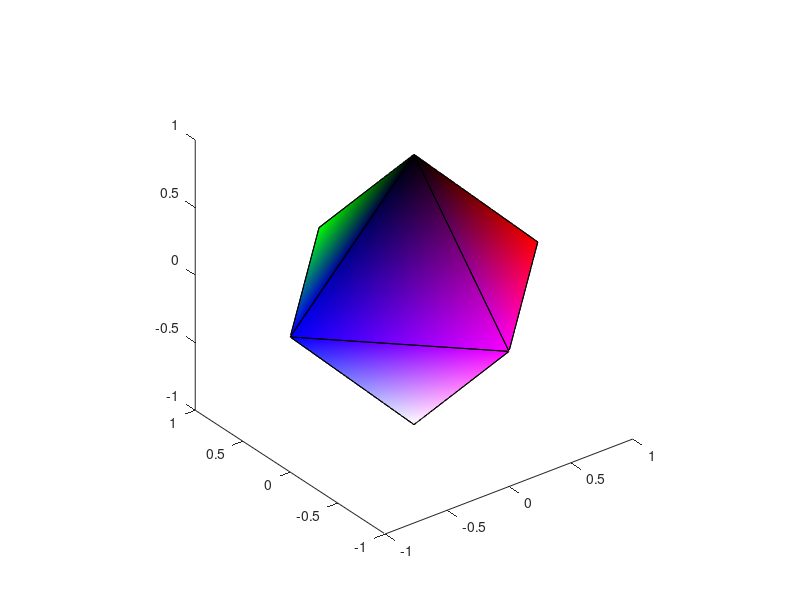

MATLAB code for this plot: (Note: this script raises an error after producing the figure.)
function mz3_demo
%creates different variations of the mz3 format
%Object is based on
% https://brainder.org/2011/09/25/braindering-with-ascii-files/

%vertex coordinates (x,y,z)
vert = [1 0 0; 0 1 0; 0 0 1; -1 0 0; 0 -1 0; 0 0 -1];
%definition of faces from vertex index (1st vertex is 1)
face = [1 2 3; 2 4 3; 4 5 3; 5 1 3; 2 1 6; 4 2 6; 5 4 6; 1 5 6];
%vertex colors RGB triplet for each vertex
vertRGB = [1 0 0; 0 1 0; 0 0 0; 0 0 1; 1 0 1; 1 1 1];
vertRGBA = [vertRGB, ones(size(vertRGB,1),1)];
%vertex intensity
inten = [1 2 3 4 5 6]';
%display results:
patch('Faces',face,'Vertices',vert,'FaceVertexCData',vertRGB, 'FaceColor','interp'); view(3); axis vis3d;
writeMz3Sub('3Mesh.mz3', face, vert);
writeMz3Sub('7ColoredMeshPerVertex.mz3', face, vert, vertRGB);
writeMz3Sub('8Scalar.mz3', [], [],inten);
writeMz3Sub('11ScalarMesh.mz3', face, vert,inten);
writeMz3Sub('15TemplateMesh.mz3', face, vert,[vertRGBA, inten]);
%per face colors
vert = [1 0 0; 0 1 0; 0 0 1; ...
        0 1 0; -1 0 0; 0 0 1; ...
        -1 0 0; 0 -1 0; 0 0 1; ...
        0 -1 0; 1 0 0; 0 0 1; ...
        0 1 0; 1 0 0; 0 0 -1; ...
        -1 0 0; 0 1 0; 0 0 -1; ...
        0 -1 0; -1 0 0; 0 0 -1; ...
        1 0 0; 0 -1 0; 0 0 -1];
face = reshape(1:24,3,8)';
vertRGB = [1 0 0; 0 1 0; 0 0 0; 0 0 1; 1 0 1; 1 1 1; 0 1 1; 1 1 0];
vertRGB = kron(vertRGB,ones(3,1));
writeMz3Sub('7ColoredMeshPerFace.mz3', face, vert, vertRGB);
%end mz3_demo()

function writeMz3Sub(filename, face, vertex,vertexColors,alpha, compress)
%function writeNv(vertex,faces,filename)
% --- save Face/Vertex data as Surfice MZ3 format file
%inputs:
% vertex: Vx3 array with X,Y,Z coordinates of each vertex
% vertexColors: Vx0 (empty), Vx1 (scalar), Vx3 (RGB), Vx4 (RGBA), (Vx5 RGBA+scalar), colors for each vertex
% face: Vx3 triangle list indexed from 1, e.g. 1,2,3 is triangle connecting first 3 vertices
% filename: name to save object
% alpha: (optional) if provided and vertexColors is Vx3 (RGB), sets transparency of vertex colors (RGB->RGBA), range 0..1
% compress: (optional) true(default)/false for lossless compression
%Example
% [f,v,c] = fileUtils.ply.readPly('stroke.ply');
% fileUtils.mz3.writeMz3('stroke.mz3',f,v,c)

if ~exist('vertexColors','var'), vertexColors = []; end;
if ~exist('alpha','var'), alpha = []; end;
if ~exist('compress','var'), compress = true; end;
if isempty(vertex) && isempty(vertexColors) && isempty(face), return; end;
if isempty(face)
    nFace = 0;
else
    nFace = size(face,1);
    if (size(face,2) ~= 3), error('triangular meshes require 3 not %d vertices per face: %s', size(face,2), mfilename); end;
end
isFace = (nFace > 0);
if isempty(vertex)
    nVert = 0;
else
    nVert = size(vertex,1);
    if (size(vertex,2) ~= 3), error('meshes require 3 (X,Y,Z) not %d dimensions per vertex: %s', size(vertex,2), mfilename); end;
end
isVert = (nVert > 0);
isRGBA = false;
if ~isempty(vertexColors) && (size(vertexColors,2) ~= 5) && (size(vertexColors,2) ~= 4) && (size(vertexColors,2) ~= 3) && (size(vertexColors,2) ~= 1)
    error('vertexColors must have 5 (RGBA+Scalar), 4 (RGBA), 3 (RGB) or 1 (Scalar) component per vertex');
end
if ~isempty(vertexColors) && (size(vertexColors,2) ~= 1)
    isRGBA = true;
    if (nVert > 0) && (size(vertexColors,1) ~= nVert), error('Number of vertices and colors must match');  end;
    nVert = size(vertexColors,1);
end
isScalar = false;
if (size(vertexColors,2) == 5) %RGBA+Scalar
    isScalar = true;
    scalarIntensity = vertexColors(:,5);
    vertexColors = vertexColors(:,1:4);
end
if (size(vertexColors,2) == 1)
    isScalar = true;
    if (nVert > 0) && (size(vertexColors,1) ~= nVert), error('Number of vertices and colors must match');  end;
    nVert = size(vertexColors,1);
    scalarIntensity = vertexColors;
end
[fid,Msg] = fopen(filename,'Wb', 'l');
if fid == -1, error(Msg); end;
%write header
attr = 0;
if isFace, attr = attr + 1; end;
if isVert, attr = attr + 2; end;
if isRGBA, attr = attr + 4; end;
if isScalar, attr = attr + 8; end;

if isFace, fprintf('has faces: attribute flags +1\n'); end;
if isVert, fprintf('has vertices: attribute flags +2\n'); end;
if isRGBA, fprintf('has colors: attribute flags +4\n'); end;
if isScalar, fprintf('has scalars: attribute flags +8\n'); end;
fprintf('%s has sum attribute flags = %d with %d vertices\n', filename, attr, nVert);

fwrite(fid, 23117, 'uint16'); %MAGIC SIG to catch ftp conversion errors http://en.wikipedia.org/wiki/Portable_Network_Graphics
fwrite(fid, attr, 'uint16'); %attr = ATTRIBUTES
fwrite(fid, nFace, 'uint32'); %nFace
fwrite(fid, nVert, 'uint32'); %nVert
fwrite(fid, 0, 'uint32'); %nSkip - bytes to skip
if isFace
    face = face - 1; %this format indexes from 0
    fwrite(fid,face','int32'); %triangle indices
end
if isVert
    fwrite(fid,vertex','float32'); %vertex coordinates
end;
if isRGBA
    if (size(vertexColors,2) ~= 4) %convert RGB -> RGBA
        if isempty(alpha), alpha = 1.0; end;
        a = ones(size(vertexColors,1),1) * alpha;
        vertexColors = [vertexColors, a];
    end
    vertexColors = vertexColors * 255; %save 0..255
    fwrite(fid,vertexColors','uint8'); %vertex coordinates
end;
if isScalar
    fwrite(fid,scalarIntensity,'float32'); %vertex coordinates
end
fclose(fid);
%compress data
% system(sprintf('/Users/rorden/Downloads/zopfli-master/zopfli -i100 %s', filename));
% system(sprintf('gzip -9 %s', filename));
if compress
    gzip(filename); %compress
    % delete(filename); %delete uncompressed
    movefile([filename '.gz'], filename); %rename
end;
%end writeMz3Sub()